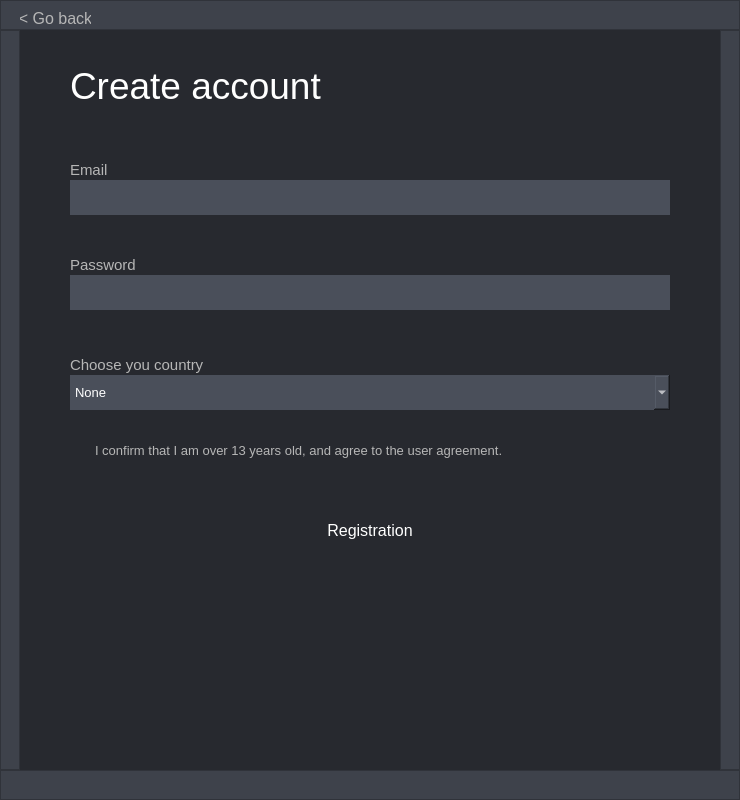
<?xml version="1.0" encoding="UTF-8"?>
<ui version="4.0">
 <class>RegistrationWindow</class>
 <widget class="QWidget" name="RegistrationWindow">
  <property name="geometry">
   <rect>
    <x>0</x>
    <y>0</y>
    <width>740</width>
    <height>800</height>
   </rect>
  </property>
  <property name="minimumSize">
   <size>
    <width>740</width>
    <height>800</height>
   </size>
  </property>
  <property name="maximumSize">
   <size>
    <width>740</width>
    <height>800</height>
   </size>
  </property>
  <property name="windowTitle">
   <string>Form</string>
  </property>
  <property name="styleSheet">
   <string notr="true">background-color: rgb(39, 41, 47);</string>
  </property>
  <widget class="QLabel" name="Choose_your_country_label">
   <property name="geometry">
    <rect>
     <x>70</x>
     <y>355</y>
     <width>171</width>
     <height>20</height>
    </rect>
   </property>
   <property name="font">
    <font>
     <family>Arial</family>
     <pointsize>11</pointsize>
    </font>
   </property>
   <property name="styleSheet">
    <string notr="true">color: rgb(182, 182, 182);</string>
   </property>
   <property name="text">
    <string>Choose you country</string>
   </property>
  </widget>
  <widget class="QLabel" name="Agree_label">
   <property name="geometry">
    <rect>
     <x>95</x>
     <y>440</y>
     <width>441</width>
     <height>21</height>
    </rect>
   </property>
   <property name="font">
    <font>
     <family>Arial</family>
     <pointsize>10</pointsize>
    </font>
   </property>
   <property name="styleSheet">
    <string notr="true">background-color: rgba(255, 255, 255, 0);
color: rgb(182, 182, 182);</string>
   </property>
   <property name="text">
    <string>I confirm that I am over 13 years old, and agree to the user agreement.</string>
   </property>
  </widget>
  <widget class="QLineEdit" name="Password_lineEdit">
   <property name="geometry">
    <rect>
     <x>70</x>
     <y>275</y>
     <width>600</width>
     <height>35</height>
    </rect>
   </property>
   <property name="sizePolicy">
    <sizepolicy hsizetype="Expanding" vsizetype="Expanding">
     <horstretch>0</horstretch>
     <verstretch>0</verstretch>
    </sizepolicy>
   </property>
   <property name="font">
    <font>
     <family>Arial</family>
     <pointsize>11</pointsize>
    </font>
   </property>
   <property name="styleSheet">
    <string notr="true">color: rgb(255, 255, 255);

background-color: rgb(74, 79, 90);</string>
   </property>
   <property name="text">
    <string/>
   </property>
   <property name="frame">
    <bool>false</bool>
   </property>
  </widget>
  <widget class="QFrame" name="LeftBorder_frame">
   <property name="geometry">
    <rect>
     <x>0</x>
     <y>30</y>
     <width>20</width>
     <height>740</height>
    </rect>
   </property>
   <property name="styleSheet">
    <string notr="true">background-color: rgb(62, 66, 75);
</string>
   </property>
   <property name="frameShape">
    <enum>QFrame::StyledPanel</enum>
   </property>
   <property name="frameShadow">
    <enum>QFrame::Raised</enum>
   </property>
  </widget>
  <widget class="QPushButton" name="Registration_button">
   <property name="geometry">
    <rect>
     <x>70</x>
     <y>510</y>
     <width>600</width>
     <height>40</height>
    </rect>
   </property>
   <property name="font">
    <font>
     <family>Arial</family>
     <pointsize>12</pointsize>
     <bold>false</bold>
    </font>
   </property>
   <property name="cursor">
    <cursorShape>PointingHandCursor</cursorShape>
   </property>
   <property name="styleSheet">
    <string notr="true">QPushButton
{
	color: rgb(255, 255, 255);
	background: qlineargradient(x1:0, y1:0, x2:1, y2:1,
                stop:0 rgb(0, 200, 250), 
				stop: 0.4 rgb(30, 150, 255),
                stop:1 rgb(60, 90, 255));
	border: 0px;
}
QPushButton:hover
{
	
	background-color: rgb(25, 206, 255);
}</string>
   </property>
   <property name="text">
    <string>Registration</string>
   </property>
   <property name="iconSize">
    <size>
     <width>220</width>
     <height>40</height>
    </size>
   </property>
   <property name="autoRepeatDelay">
    <number>0</number>
   </property>
   <property name="autoRepeatInterval">
    <number>-4</number>
   </property>
   <property name="default">
    <bool>false</bool>
   </property>
  </widget>
  <widget class="QFrame" name="UpperBorder_frame">
   <property name="geometry">
    <rect>
     <x>0</x>
     <y>0</y>
     <width>740</width>
     <height>30</height>
    </rect>
   </property>
   <property name="styleSheet">
    <string notr="true">background-color: rgb(62, 66, 75);</string>
   </property>
   <property name="frameShape">
    <enum>QFrame::StyledPanel</enum>
   </property>
   <property name="frameShadow">
    <enum>QFrame::Raised</enum>
   </property>
   <widget class="QPushButton" name="Close_button">
    <property name="geometry">
     <rect>
      <x>715</x>
      <y>0</y>
      <width>25</width>
      <height>25</height>
     </rect>
    </property>
    <property name="styleSheet">
     <string notr="true">QPushButton
{	
	background-color: rgba(0, 0, 0, 0);
	border: 0px; 
}
QPushButton:hover
{ 
	background-color: rgb(249, 22, 34);
 }
</string>
    </property>
    <property name="text">
     <string/>
    </property>
    <property name="icon">
     <iconset>
      <normaloff>../build-DesktopClient_qt6-Desktop_Qt_6_6_0_MSVC2019_64bit-Debug/ApplicationIcons/CloseCross.png</normaloff>../build-DesktopClient_qt6-Desktop_Qt_6_6_0_MSVC2019_64bit-Debug/ApplicationIcons/CloseCross.png</iconset>
    </property>
    <property name="iconSize">
     <size>
      <width>14</width>
      <height>14</height>
     </size>
    </property>
   </widget>
   <widget class="QPushButton" name="GoBack_button">
    <property name="geometry">
     <rect>
      <x>20</x>
      <y>10</y>
      <width>71</width>
      <height>16</height>
     </rect>
    </property>
    <property name="font">
     <font>
      <family>Segoe UI</family>
      <pointsize>12</pointsize>
      <underline>false</underline>
     </font>
    </property>
    <property name="cursor">
     <cursorShape>PointingHandCursor</cursorShape>
    </property>
    <property name="styleSheet">
     <string notr="true">QPushButton
{
	background-color: rgba(255, 255, 255, 0);
	border: 0 px;
	color: rgb(182, 182, 182);
}
QPushButton:hover
{		
	color: rgb(220, 220, 220);
}</string>
    </property>
    <property name="text">
     <string>&lt; Go back</string>
    </property>
   </widget>
  </widget>
  <widget class="QPushButton" name="Agree_button">
   <property name="geometry">
    <rect>
     <x>70</x>
     <y>441</y>
     <width>20</width>
     <height>20</height>
    </rect>
   </property>
   <property name="styleSheet">
    <string notr="true">border: 0px;</string>
   </property>
   <property name="text">
    <string/>
   </property>
   <property name="iconSize">
    <size>
     <width>18</width>
     <height>18</height>
    </size>
   </property>
   <property name="checkable">
    <bool>false</bool>
   </property>
   <property name="autoRepeatDelay">
    <number>0</number>
   </property>
   <property name="autoRepeatInterval">
    <number>0</number>
   </property>
  </widget>
  <widget class="QLabel" name="Email_label">
   <property name="geometry">
    <rect>
     <x>70</x>
     <y>160</y>
     <width>281</width>
     <height>20</height>
    </rect>
   </property>
   <property name="font">
    <font>
     <family>Arial</family>
     <pointsize>11</pointsize>
    </font>
   </property>
   <property name="styleSheet">
    <string notr="true">color: rgb(182, 182, 182);</string>
   </property>
   <property name="text">
    <string>Email</string>
   </property>
  </widget>
  <widget class="QLabel" name="Password_label">
   <property name="geometry">
    <rect>
     <x>70</x>
     <y>255</y>
     <width>191</width>
     <height>20</height>
    </rect>
   </property>
   <property name="font">
    <font>
     <family>Arial</family>
     <pointsize>11</pointsize>
    </font>
   </property>
   <property name="styleSheet">
    <string notr="true">color: rgb(182, 182, 182);</string>
   </property>
   <property name="text">
    <string>Password</string>
   </property>
  </widget>
  <widget class="QLineEdit" name="Email_lineEdit">
   <property name="geometry">
    <rect>
     <x>70</x>
     <y>180</y>
     <width>600</width>
     <height>35</height>
    </rect>
   </property>
   <property name="sizePolicy">
    <sizepolicy hsizetype="Expanding" vsizetype="Expanding">
     <horstretch>0</horstretch>
     <verstretch>0</verstretch>
    </sizepolicy>
   </property>
   <property name="font">
    <font>
     <family>Arial</family>
     <pointsize>11</pointsize>
    </font>
   </property>
   <property name="styleSheet">
    <string notr="true">color: rgb(255, 255, 255);

background-color: rgb(74, 79, 90);</string>
   </property>
   <property name="text">
    <string/>
   </property>
   <property name="frame">
    <bool>false</bool>
   </property>
  </widget>
  <widget class="QComboBox" name="Countries_comboBox">
   <property name="geometry">
    <rect>
     <x>70</x>
     <y>375</y>
     <width>600</width>
     <height>35</height>
    </rect>
   </property>
   <property name="font">
    <font>
     <family>Arial</family>
     <pointsize>10</pointsize>
    </font>
   </property>
   <property name="styleSheet">
    <string notr="true">color: rgb(255, 255, 255);
border: 0px;
background-color: rgb(74, 79, 90);</string>
   </property>
   <item>
    <property name="text">
     <string>None</string>
    </property>
   </item>
   <item>
    <property name="text">
     <string>USA</string>
    </property>
   </item>
   <item>
    <property name="text">
     <string>Canada</string>
    </property>
   </item>
   <item>
    <property name="text">
     <string>Russia</string>
    </property>
   </item>
   <item>
    <property name="text">
     <string>UK</string>
    </property>
   </item>
   <item>
    <property name="text">
     <string>France</string>
    </property>
   </item>
   <item>
    <property name="text">
     <string>Germany</string>
    </property>
   </item>
   <item>
    <property name="text">
     <string>Japan</string>
    </property>
   </item>
   <item>
    <property name="text">
     <string>China</string>
    </property>
   </item>
  </widget>
  <widget class="QLabel" name="Create_account_label">
   <property name="geometry">
    <rect>
     <x>70</x>
     <y>70</y>
     <width>301</width>
     <height>31</height>
    </rect>
   </property>
   <property name="font">
    <font>
     <family>Arial</family>
     <pointsize>28</pointsize>
    </font>
   </property>
   <property name="styleSheet">
    <string notr="true">color: rgb(255, 255, 255);</string>
   </property>
   <property name="text">
    <string>Create account</string>
   </property>
  </widget>
  <widget class="QFrame" name="Right_Border_frame">
   <property name="geometry">
    <rect>
     <x>720</x>
     <y>30</y>
     <width>20</width>
     <height>740</height>
    </rect>
   </property>
   <property name="styleSheet">
    <string notr="true">background-color: rgb(62, 66, 75);
</string>
   </property>
   <property name="frameShape">
    <enum>QFrame::StyledPanel</enum>
   </property>
   <property name="frameShadow">
    <enum>QFrame::Raised</enum>
   </property>
  </widget>
  <widget class="QFrame" name="BottomBorder_frame">
   <property name="geometry">
    <rect>
     <x>0</x>
     <y>770</y>
     <width>740</width>
     <height>30</height>
    </rect>
   </property>
   <property name="styleSheet">
    <string notr="true">background-color: rgb(62, 66, 75);</string>
   </property>
   <property name="frameShape">
    <enum>QFrame::StyledPanel</enum>
   </property>
   <property name="frameShadow">
    <enum>QFrame::Raised</enum>
   </property>
  </widget>
  <widget class="QLabel" name="Error_window_label">
   <property name="geometry">
    <rect>
     <x>70</x>
     <y>570</y>
     <width>600</width>
     <height>81</height>
    </rect>
   </property>
   <property name="font">
    <font>
     <family>Arial</family>
     <pointsize>10</pointsize>
    </font>
   </property>
   <property name="styleSheet">
    <string notr="true">background-color: none;
color: rgb(255, 50, 0);</string>
   </property>
   <property name="text">
    <string/>
   </property>
   <property name="alignment">
    <set>Qt::AlignHCenter|Qt::AlignTop</set>
   </property>
  </widget>
 </widget>
 <resources/>
 <connections/>
</ui>
